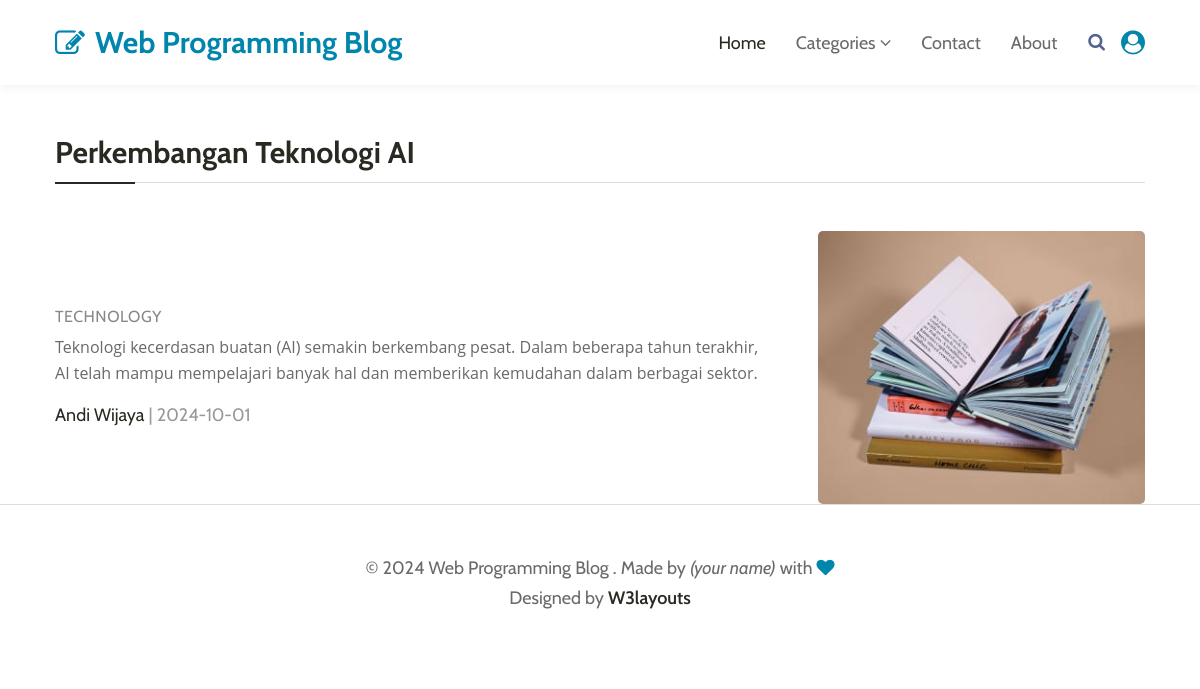
Screenshot of /detail.php?id=1 with the database file from the repository.
### tables this page shows
CREATE TABLE `artikel` (
  `id` int(11) NOT NULL,
  `judul` varchar(255) NOT NULL,
  `isi` text NOT NULL,
  `kategori` enum('Technology','Lifestyle') NOT NULL,
  `author` varchar(100) NOT NULL,
  `tanggal_publikasi` date NOT NULL,
  `images` varchar(100) NOT NULL,
  `view` int(11) NOT NULL
);

### detail.php (the view, shortened to what this page needs)
<?php
include('koneksi.php');
if (isset($_GET['id'])) {
    $id = intval($_GET['id']);
    $sql = "SELECT kategori, judul, isi, author, tanggal_publikasi, images, view FROM artikel WHERE id = ?";
    $stmt = $conn->prepare($sql);
    $stmt->bind_param("i", $id);
    $stmt->execute();
    $result = $stmt->get_result();
    if ($result->num_rows > 0) {
        $artikel = $result->fetch_assoc();
    } else {
        echo "Artikel tidak ditemukan.";
        exit;
    }
} else {
    header("Location: index.php");
    exit;
}
?>
<!doctype html>
<html lang="en">
<head>
    <link rel="stylesheet" href="assets/css/style-starter.css">
</head>
<body>
    <header class="w3l-header">
        <nav class="navbar navbar-expand-lg navbar-light fill px-lg-0 py-0 px-3">
            <div class="container">
                <a class="navbar-brand" href="index.php">
                    <span class="fa fa-pencil-square-o"></span> Web Programming Blog
                </a>
                <div class="collapse navbar-collapse" id="navbarSupportedContent">
                    <ul class="navbar-nav ml-auto">
                        <li class="nav-item active">
                            <a class="nav-link" href="index.php">Home</a>
                        </li>
                        <li class="nav-item dropdown @@category__active">
                            <a class="nav-link dropdown-toggle" href="#" id="navbarDropdown" role="button" data-toggle="dropdown" aria-haspopup="true" aria-expanded="false">
                                Categories <span class="fa fa-angle-down"></span>
                            </a>
                        </li>
                        <li class="nav-item @@contact__active">
                            <a class="nav-link" href="contact.html">Contact</a>
                        </li>
                        <li class="nav-item @@about__active">
                            <a class="nav-link" href="about.html">About</a>
                        </li>
                    </ul>
                    <div class="search-right mt-lg-0 mt- 2">
                        <a href="#search" title="search"><span class="fa fa-search" aria-hidden="true"></span></a>
                    </div>
                    <a href="dashboard.html" class="ml-3" title="Dashboard">
                        <span class="fa fa-user-circle fa-lg"></span>
                    </a>
                </div>
            </div>
        </nav>
    </header>
    <div class="w3l-homeblock1">
        <div class="container pt-lg-5 pt-md-4">
            <div class="row">
                <div class="col-lg-12 most-recent">
                    <h3 class="section-title-left"><?php echo htmlspecialchars($artikel['judul']); ?></h3>
                    <div class="grids5-info img-block-mobile mt-5">
                        <div class="blog-info align-self">
                            <span class="category"><?php echo htmlspecialchars($artikel['kategori']); ?></span>
                            <p><?php echo htmlspecialchars($artikel['isi']); ?></p>
                            <div class="author align-items-center mt-3 mb-1">
                                <a href="#author"><?php echo htmlspecialchars($artikel['author']); ?></a> | <?php echo htmlspecialchars($artikel['tanggal_publikasi']); ?>
                            </div>
                        </div>
                        <a href="#blog-single" class="d-block zoom mt-md-0 mt-3">
                            <img src="assets/images/<?php echo htmlspecialchars($artikel['images']); ?>" alt="<?php echo htmlspecialchars($artikel['judul']); ?>" class="img-fluid radius-image news-image">
                        </a>
                    </div>
                </div>
            </div>
        </div>
    </div>
    <footer class="w3l-footer-16">
        <div class="footer-content py-lg-5 py-4 text-center">
            <div class="container">
                <div class="copy-right">
                    <h6>© 2024 Web Programming Blog . Made by <i>(your name)</i> with <span class="fa fa-heart" aria-hidden="true"></span><br>Designed by
                        <a href="https://w3layouts.com">W3layouts</a>
                    </h6>
                </div>
            </div>
        </div>
    </footer>
</body>
</html>

### rows the page displays
artikel: judul "Perkembangan Teknologi AI", kategori "TECHNOLOGY", isi "Teknologi kecerdasan buatan (AI) semakin berkembang pesat. Dalam beberapa tahun terakhir, AI telah mampu mempelajari banyak hal dan memberikan kemudahan dalam berbagai sektor.", author "Andi Wijaya", tanggal_publikasi "2024-10-01", images (picture)
